Frame 1 (no input): blank canvas, image omitted
Frame 60 (the mouse pressed at the canvas centre just before this capture): blank canvas, image omitted
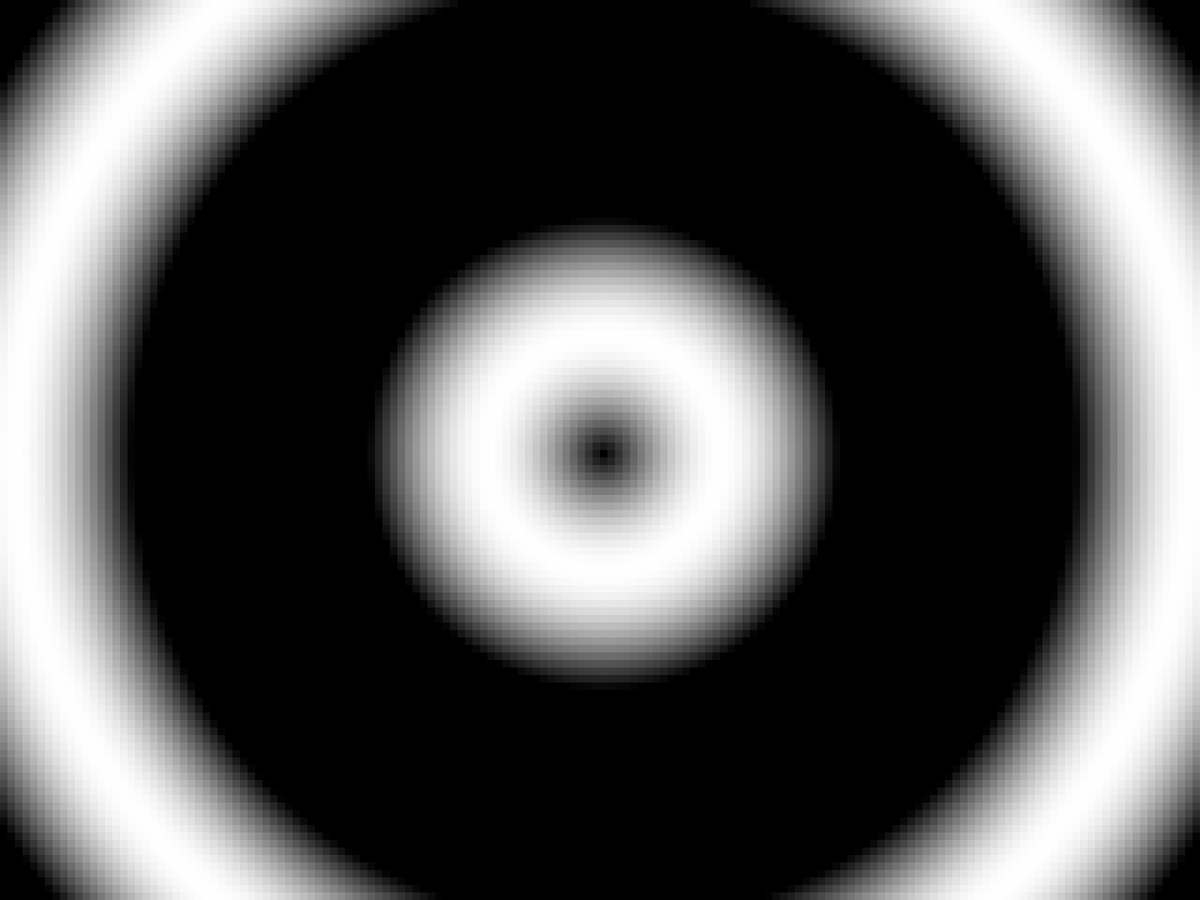
Frame 120 (the mouse held since frame 60 and released just before this capture)

The Processing sketch whose frames 1 and 60 were blank and that drew this single picture after the mouse press (run headless with seeded random() and noise(); from frame 60 on, the mouse is pressed at the canvas centre):

// Processing sketch: interfrenceV1
// ── interfrenceV1.pde
ArrayList<Agent> agents = new ArrayList<Agent>();

void setup(){
  fullScreen();
  colorMode(HSB, 360, 100, 100, 100);
  
}

void draw(){
  background(360);
  noStroke();
  for(int y = 0; y < height; y+=10){
    for(int x = 0; x < width; x+=10){
      float totaldiff = 0;
      for(Agent agent: agents){
        totaldiff+=sin(dist(x, y, agent.x, agent.y)/100)*360;
      }
      fill(totaldiff%360);
      rect(x, y, 10, 10);
    }
  }
}

void mousePressed(){
  Agent agent = new Agent();
  agent.x = mouseX;
  agent.y = mouseY;
  agents.add(agent);
}
// ── Agent.pde
class Agent{
  float x, y;
}
